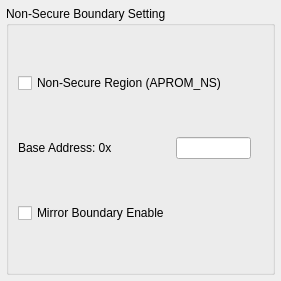
<?xml version="1.0" encoding="UTF-8"?>
<ui version="4.0">
 <class>Dialog</class>
 <widget class="QDialog" name="Dialog">
  <property name="geometry">
   <rect>
    <x>0</x>
    <y>0</y>
    <width>281</width>
    <height>281</height>
   </rect>
  </property>
  <layout class="QGridLayout" name="outer_layout">
   <property name="leftMargin">
    <number>6</number>
   </property>
   <property name="topMargin">
    <number>6</number>
   </property>
   <property name="rightMargin">
    <number>6</number>
   </property>
   <property name="bottomMargin">
    <number>6</number>
   </property>
   <property name="spacing">
    <number>6</number>
   </property>
   <item row="0" column="0" colspan="2">
    <widget class="QGroupBox" name="IDC_GROUP_NSCBA">
     <property name="title">
      <string>Non-Secure Boundary Setting</string>
     </property>
     <layout class="QGridLayout" name="layout_IDC_GROUP_NSCBA">
      <item row="0" column="0" colspan="4">
       <widget class="QCheckBox" name="IDC_CHECK_DATA_FLASH_ENABLE">
        <property name="text">
         <string>Non-Secure Region (APROM_NS)</string>
        </property>
       </widget>
      </item>
      <item row="1" column="0">
       <widget class="QLabel" name="IDC_STATIC_FLASH_BASE_ADDRESS">
        <property name="text">
         <string>Base Address: 0x</string>
        </property>
       </widget>
      </item>
      <item row="1" column="1">
       <widget class="QLineEdit" name="IDC_EDIT_FLASH_BASE_ADDRESS"/>
      </item>
      <item row="2" column="0">
       <widget class="QCheckBox" name="IDC_CHECK_MIRROR_BOUNDARY">
        <property name="text">
         <string>Mirror Boundary Enable</string>
        </property>
       </widget>
      </item>
     </layout>
    </widget>
   </item>
  </layout>
 </widget>
 <resources/>
 <connections/>
</ui>
